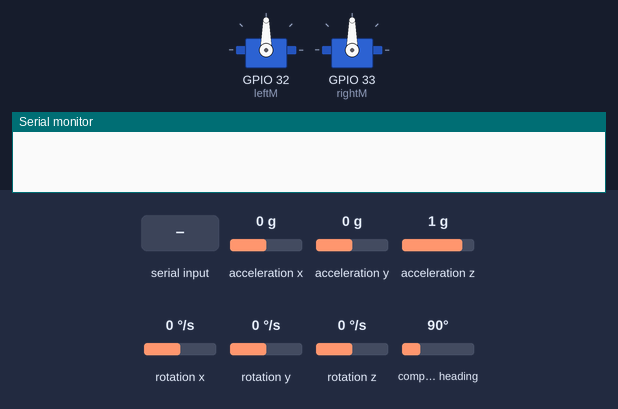
Bench run of a sketch on a simulated ESP32. Shown: 2 × servo, the last lines printed to the serial monitor. The inputs (shaded band) are chosen by the test bench; at power-on: acceleration x 0 g, acceleration y 0 g, acceleration z 1 g, rotation x 0 °/s, rotation y 0 °/s, rotation z 0 °/s, compass heading 90°.

Above: at 0.05 s.
At 1.2 s:
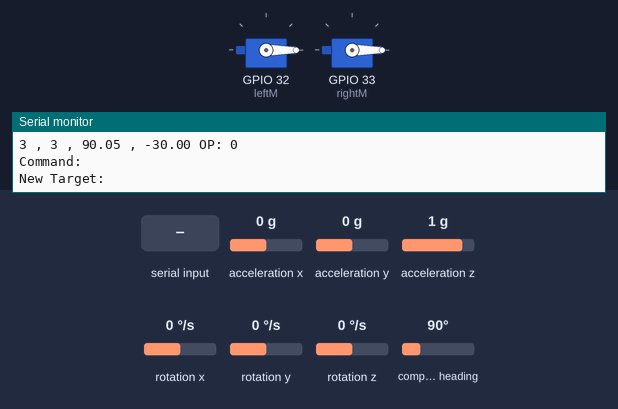
1.3 s: "90,45\n" received over the second serial link
3.0 s: "A90\n" received over the second serial link
At 10.0 s:
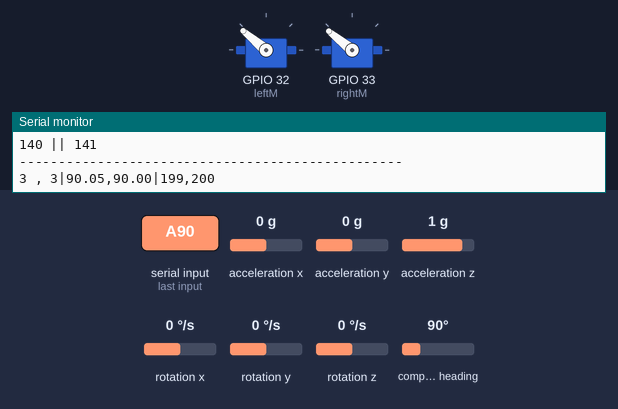
Timing chart, 0 to 11.1 s (numbered marks = the images above; inputs shaded):
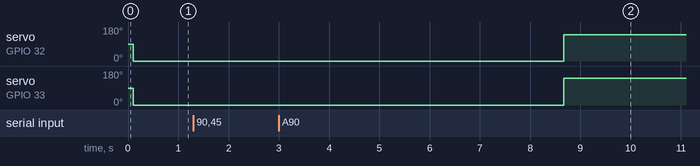

The sketch:

BLDC_TiltCompensated_Test.ino
```cpp
#include <Wire.h>
#include <Adafruit_Sensor.h>
#include <Adafruit_BNO055.h>
#include <utility/imumaths.h>
#include <math.h>
#include <ESP32Servo.h>

#define leftM 32
#define rightM 33
#define BNO055_SAMPLERATE_DELAY_MS (100)
#define RXD2 16       //RX2 - Radio
#define TXD2 17       //TX2 - Radio
#define HC12 Serial2  //Hardware serial 2 on the ESP32 - Radio


Adafruit_BNO055 myIMU = Adafruit_BNO055();

//Servo Objects
Servo leftMotor;
Servo rightMotor;


int leftSpeed,rightSpeed,rSpeedMap,lSpeedMap,opMode=0, armSpeed, startup = 0;
double millisOld, relBearing,bearing = -30;
String message,command,newTarget;
float thetaM,phiM,thetaFold=0,thetaFnew,phiFold=0,phiFnew,thetaG=0,phiG=0,theta,phi,thetaRad,phiRad,Xm,Ym,heading,dt;

uint8_t sys, gyro, accel, mg=0;


void setup() {

  leftMotor.attach(leftM,1000,2000);
  rightMotor.attach(rightM,1000,2000);
  leftMotor.setPeriodHertz(50);      // Standard 50hz servo
  rightMotor.setPeriodHertz(50);      // Standard 50hz servo

  Serial.begin(115200);
  HC12.begin(115200, SERIAL_8N1, RXD2, TXD2);       //UART2 - Radio @115200 BAUD
  myIMU.begin();
  myIMU.setExtCrystalUse(true);

  millisOld=millis();


}
void loop() {

  switch(opMode){
    case 0:
    {
      getIMU();


      armSpeed = 0;
      leftMotor.write(armSpeed);
      rightMotor.write(armSpeed);


      armSpeed = 50;
      leftMotor.write(armSpeed);
      rightMotor.write(armSpeed);


      armSpeed = 0;
      leftMotor.write(armSpeed);
      rightMotor.write(armSpeed);

      message = (String)sys + " , " + (String)mg + " , " + (String)heading + " , " + (String)bearing + " OP: " + opMode + "\r\n";
      sendMessage(message);
      getCommand();

      delay(250);


    }
    break;

    case 1:
    {
      getIMU();

      relBearing = bearing - heading;
      leftSpeed = calcLeftMotor(relBearing);
      rightSpeed = calcRightMotor(relBearing);

      Serial.print("Bearing: "); Serial.println(bearing);
      Serial.print("Heading: "); Serial.println(heading);
      Serial.print("Relative Bearing: "); Serial.println(relBearing);
      Serial.print("Left Motor Speed: "); Serial.print(leftSpeed); Serial.print(" || Right Motor Speed: "); Serial.println(rightSpeed);
      Serial.println("-------------------------------------------------");
      rSpeedMap = map(rightSpeed, 0, 255, 0, 180);
      lSpeedMap = map(leftSpeed, 0, 255, 0, 180);

      if(startup == 0){
        for(double start = millis(); millis() - start < 5000;){
          leftMotor.write(0);
          rightMotor.write(0);
        }
        startup = 1;
      }


      leftMotor.write(lSpeedMap);
      rightMotor.write(rSpeedMap);

      Serial.print(lSpeedMap);Serial.print(" || "); Serial.println(rSpeedMap);
      Serial.println("-------------------------------------------------");

      message = (String)sys + " , " + (String)mg + "|" + (String)heading + "," + (String)bearing + "|" + leftSpeed + "," + rightSpeed +"\r\n";
      sendMessage(message);
      delay(250);
      getCommand();
    }
    break;
  }


}
void getCommand(){

  while(HC12.available()>0){
    int incoming = HC12.read();
    if (isDigit(incoming)){
       newTarget += (char)incoming;
    }
    else{
       command += (char)incoming;
    }
  }
  Serial.println("Command: " + command);
  Serial.println("New Target: " + newTarget);

  if(!newTarget.length() == 0){
    bearing = newTarget.toInt();
    if (bearing > 180.00){
      bearing = bearing - 360.0;
    }
  }

  if(command.startsWith("A")){
    opMode = 1;
  }
  if(command.startsWith("B")){
    opMode = 0;
  }

  command = "";
  newTarget = "";
}


void sendMessage(String message){
  HC12.print(message);
  Serial.print(message);
}

int calcLeftMotor(double relBearing){
  if(relBearing > 0){
    return 200;
  }
  if (relBearing<= -138){
    return 0;
  }
  else{
    return 1.452 * relBearing + 200;
  }
}

int calcRightMotor(double relBearing){
  if(relBearing <= 0){
    return 200;
  }
  if(relBearing >= 138){
    return 0;
  }
  else{
    return -1.452 * relBearing + 200;
  }
}


void getIMU(){

  myIMU.getCalibration(&sys, &gyro, &accel, &mg);
  imu::Vector<3> acc =myIMU.getVector(Adafruit_BNO055::VECTOR_ACCELEROMETER);
  imu::Vector<3> gyr =myIMU.getVector(Adafruit_BNO055::VECTOR_GYROSCOPE);
  imu::Vector<3> mag =myIMU.getVector(Adafruit_BNO055::VECTOR_MAGNETOMETER);

  thetaM=-atan2(acc.x()/9.8,acc.z()/9.8)/2/3.141592654*360;
  phiM=-atan2(acc.y()/9.8,acc.z()/9.8)/2/3.141592654*360;
  phiFnew=.95*phiFold+.05*phiM;
  thetaFnew=.95*thetaFold+.05*thetaM;

  dt=(millis()-millisOld)/1000.;
  millisOld=millis();
  theta=(theta+gyr.y()*dt)*.95+thetaM*.05;
  phi=(phi-gyr.x()*dt)*.95+ phiM*.05;
  thetaG=thetaG+gyr.y()*dt;
  phiG=phiG-gyr.x()*dt;

  phiRad=phi/360*(2*3.14);
  thetaRad=theta/360*(2*3.14);

  Xm=mag.x()*cos(thetaRad)-mag.y()*sin(phiRad)*sin(thetaRad)+mag.z()*cos(phiRad)*sin(thetaRad);
  Ym=mag.y()*cos(phiRad)+mag.z()*sin(phiRad);

  heading=atan2(Ym,Xm)/(2*3.14)*360;

  phiFold=phiFnew;
  thetaFold=thetaFnew;

  delay(100);
}
```

Measured:
- after the input at 3.0 s, servo on GPIO 32 (leftM): 0° → 140° after 5.7 s; servo on GPIO 33 (rightM): 0° → 141° after 5.7 s
